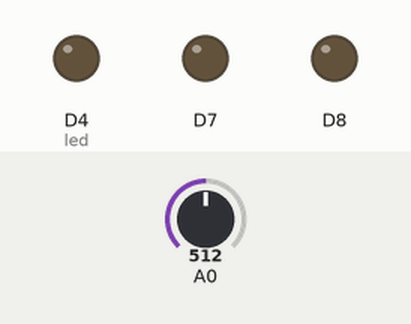
This sketch was run on a simulated ESP8266 (NodeMCU). Parts: output pins drawn as LEDs (lit = HIGH). The test bench sets the inputs (shaded band); at power-on: A0 = 512. WiFi joins after 1.5 s; servers stay silent unless stated; what the sketch prints to the serial monitor is not drawn.

Above: at 0.1 s.
At 1.7 s:
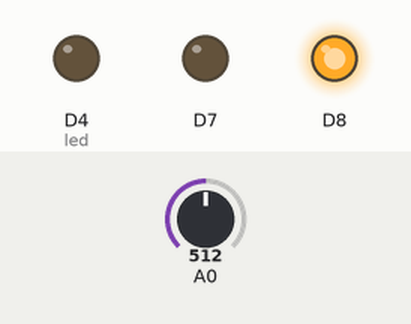
At 2.1 s:
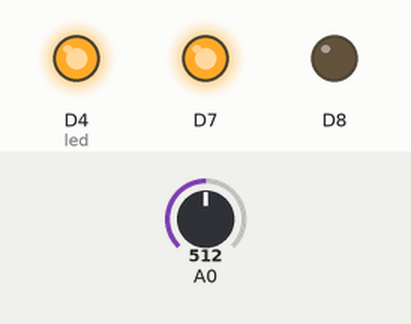
At 39.45 s:
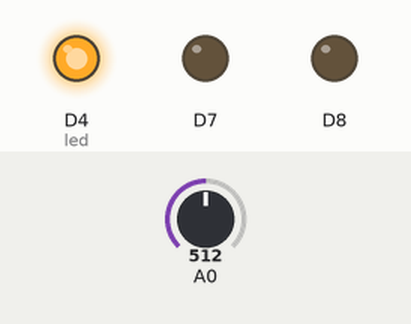
Timing chart, 0 to 40.0 s (numbered marks = the images above):
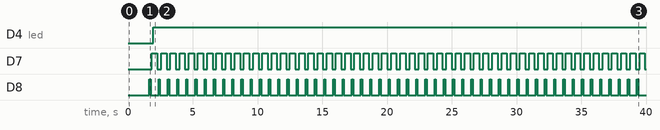

The sketch:

sketch_dec13a.ino
```cpp
#include<ESP8266WiFi.h>
#include<FirebaseESP8266.h>
#define  ssid "khoa's Galaxy A51"
#define  pass "fmja7355"
#define  firebaseid "arduino-1e690"
#define FIREBASE_HOST "arduino-1e690-default-rtdb.firebaseio.com"
#define FIREBASE_AUTH "xt7r6NGdHYtvznyZBFkw0BXOfZtCgz2LdukqF1Nm"

int cambien = D8;
String path="/";
FirebaseData f;
int giatriamthanh;
int giatribui;
int samplingtime=280;
int deltatime=40;
int sleeptime=9680;
float voMeasured=0;
float calcVoltage=0;
float dustDensity=0;
void setup() {
  // put your setup code here, to run once:
  Serial.begin(115200);
  pinMode(LED_BUILTIN,OUTPUT);
  //pinMode(cambien, INPUT);
  WiFi.begin(ssid,pass);
  WiFi.mode(WIFI_STA);
  Serial.print("Connecting to");
  Serial.print(ssid);
  while(WiFi.status() != WL_CONNECTED){
    Serial.print(".");
    delay(500);
  }
  Serial.println();
  Serial.print("Connected");
  Firebase.begin(FIREBASE_HOST, FIREBASE_AUTH);
  Firebase.reconnectWiFi(true);
  if(!Firebase.beginStream(f, path))
  {
      Serial.println("REASON: "+ f.errorReason());
      Serial.println();
  }
  pinMode(D8,OUTPUT);
  pinMode(D7,OUTPUT);//5v
  pinMode(D4,OUTPUT);//led
  digitalWrite(D8,HIGH);
}

void loop() {
  // put your main code here, to run repeatedly:
  digitalWrite(D8,HIGH);
    delay(100);
  giatriamthanh= analogRead(A0);

  //firebase.setInt("SOUND",giatri);
  digitalWrite(D8,LOW);
  delay(100);

  digitalWrite(D8,LOW);
  digitalWrite(D7,HIGH);
  delay(100);
  digitalWrite(D4,LOW);
  delayMicroseconds(samplingtime);

  voMeasured=analogRead(A0);
  delayMicroseconds(deltatime);
  digitalWrite(D4,HIGH);
  delayMicroseconds(sleeptime);
  calcVoltage = voMeasured *(5.0/1024.0);
  dustDensity= 170 * calcVoltage -0.1;
  giatribui=dustDensity;

  Serial.print("bui:") ;
  Serial.print(giatribui);
  Serial.print(" amthanh:");
  Serial.println(giatriamthanh);
  Firebase.setInt(f,path + "/SOUND", giatriamthanh);
  Firebase.setInt(f,path + "/DUST", giatribui);
  digitalWrite(D7,LOW);
  delay(100);
}
```

Measured:
- by itself, D4 (led): LOW → HIGH at 2.0 s
- by itself, D7: alternates HIGH for 0.41 s and LOW for 0.30 s
- by itself, D8: alternates HIGH for 0.10 s and LOW for 0.61 s
